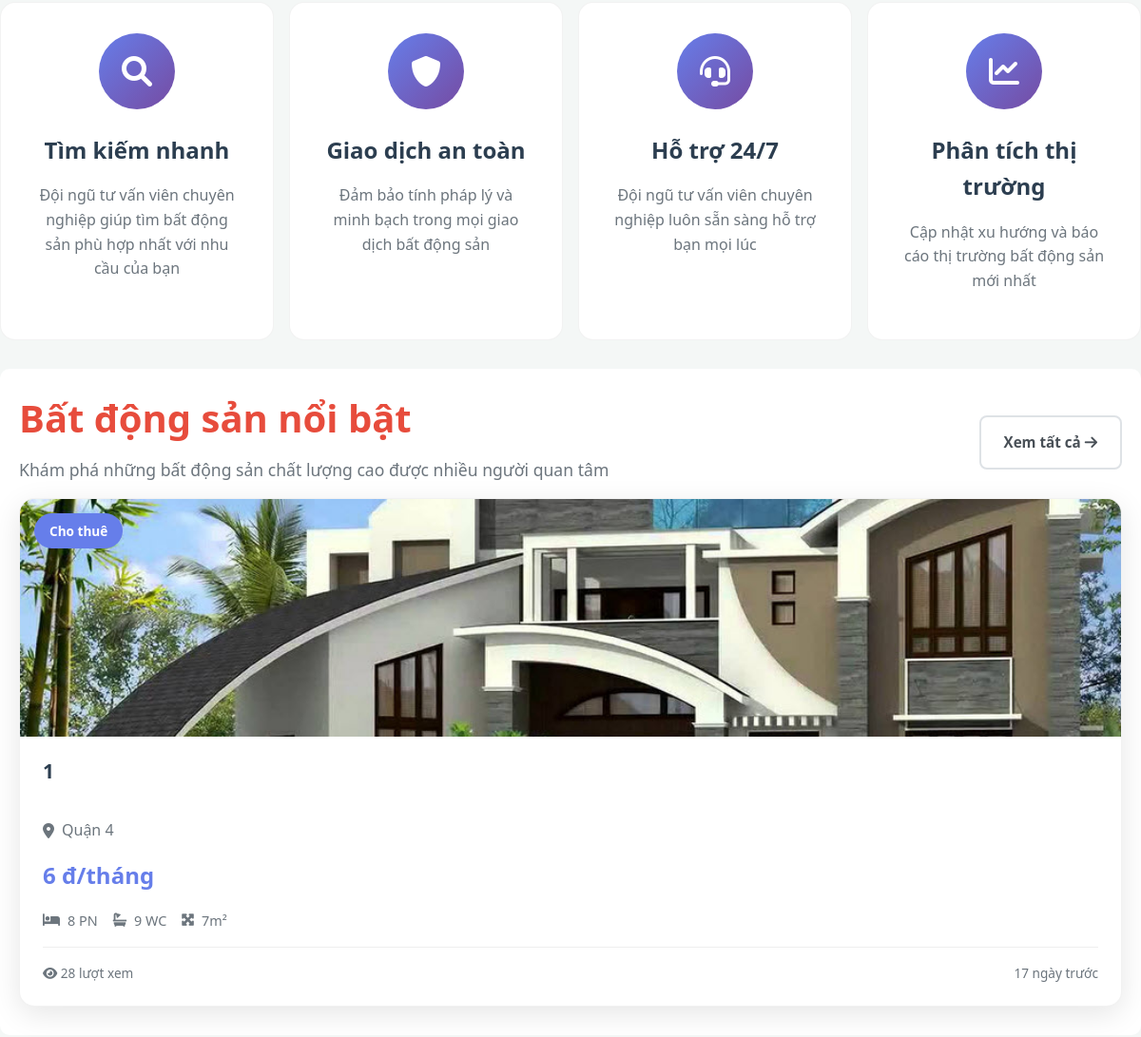
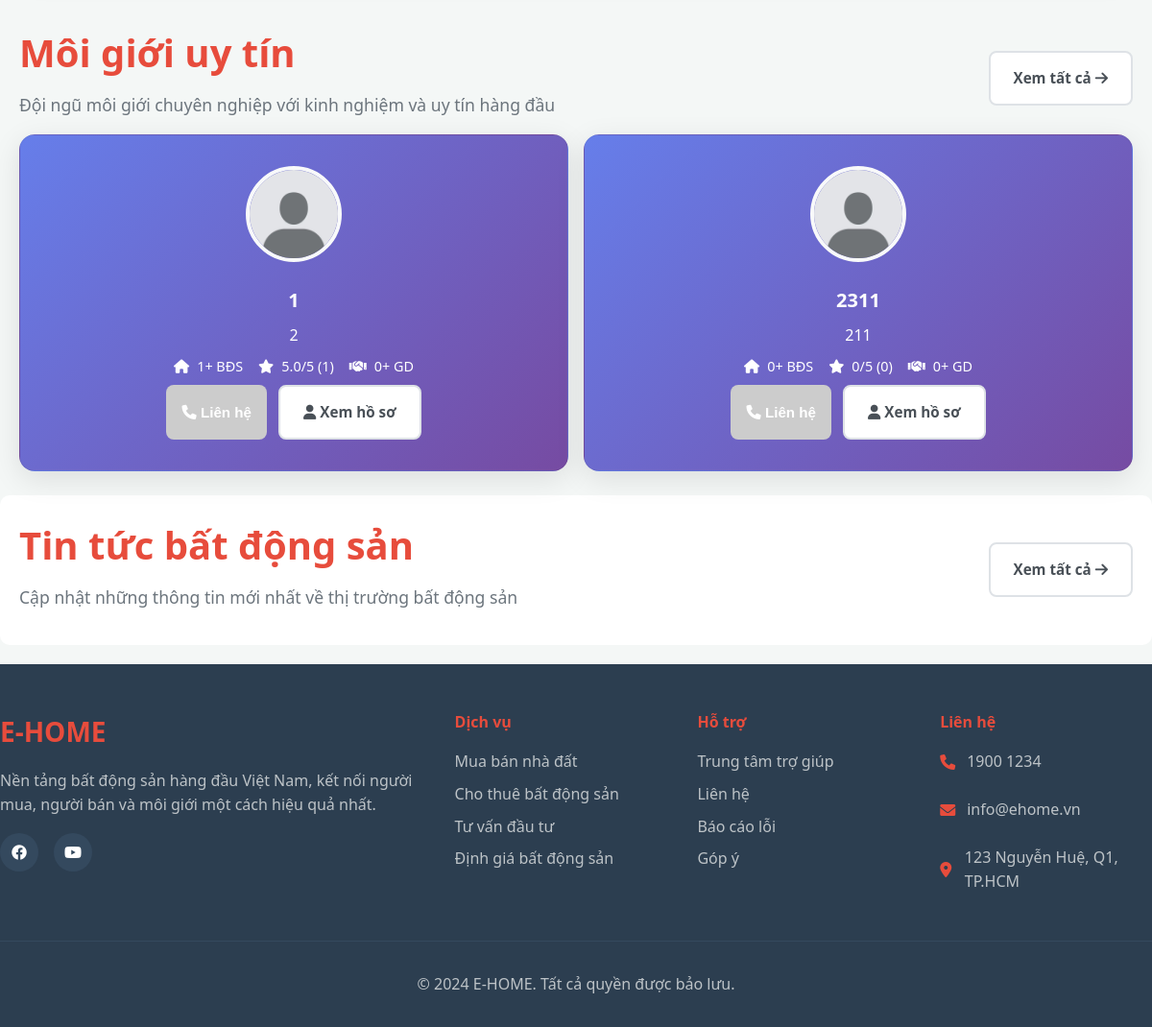
The page /user/ (lower part) on the database as committed earlier (2 pictures, top to bottom).
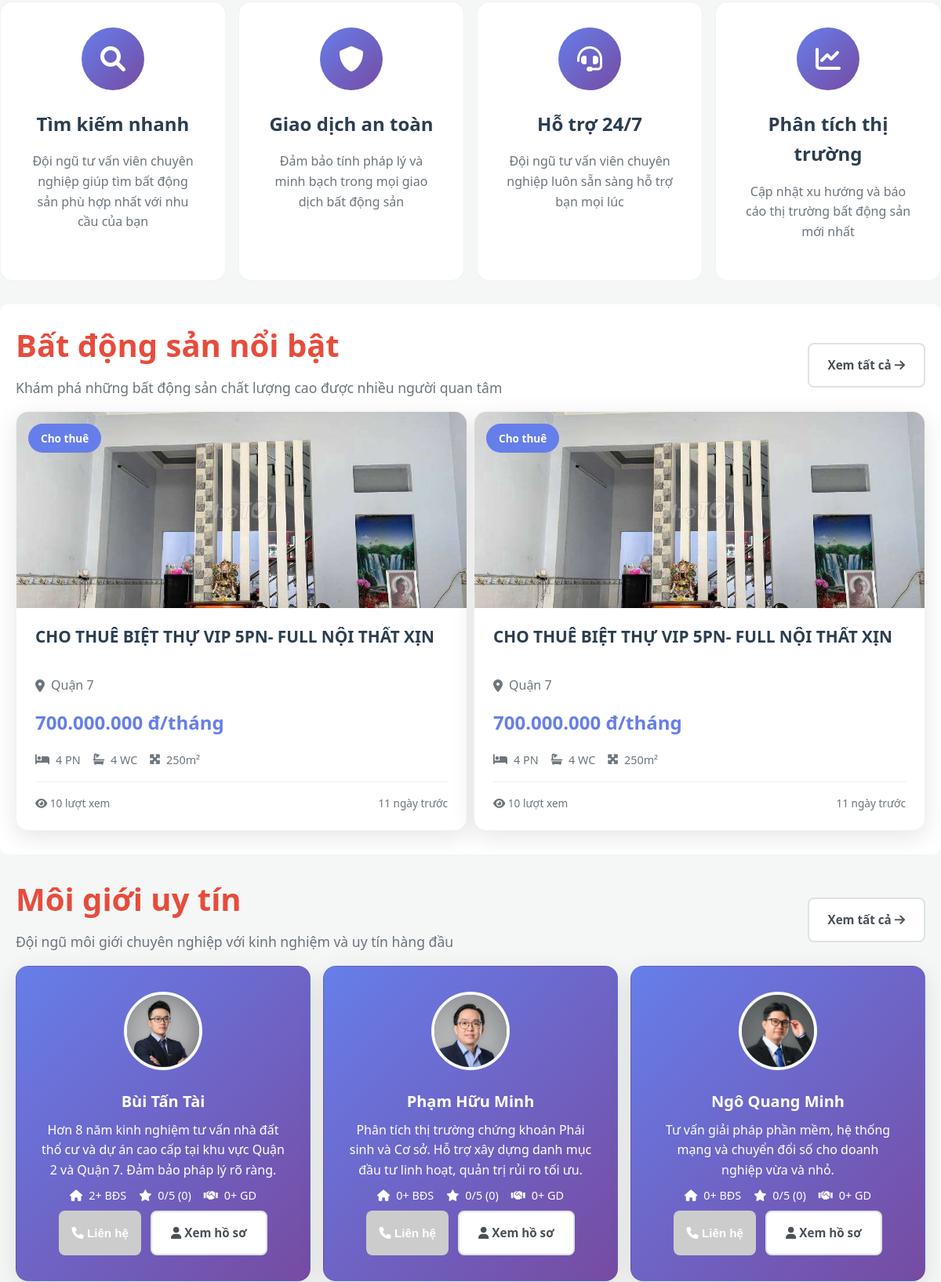
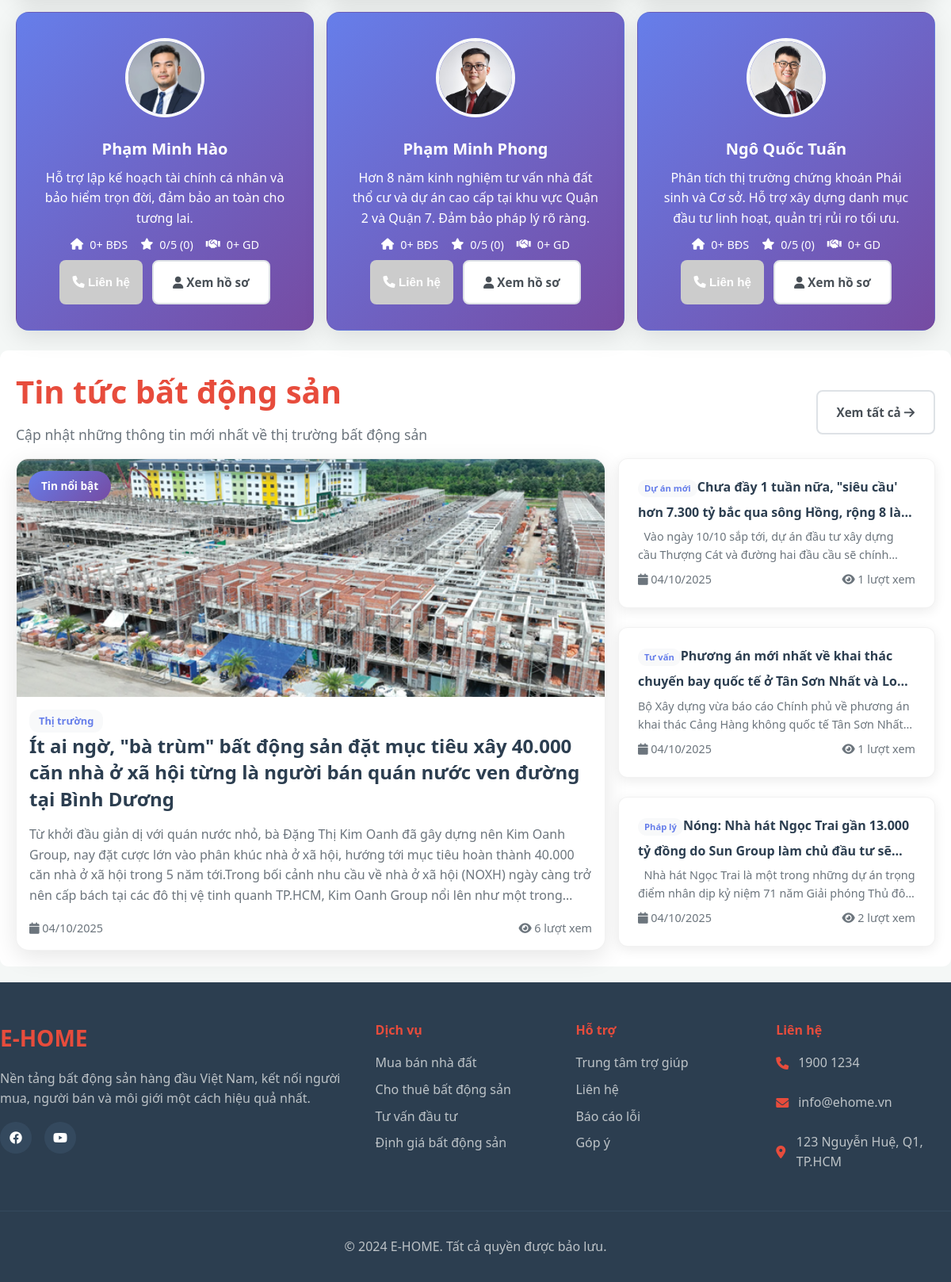
The same page on the database as committed later (2 pictures, top to bottom).
### tables this page shows
CREATE TABLE `rental_property` (
  `id` int(11) NOT NULL,
  `title` varchar(255) NOT NULL,
  `description` text DEFAULT NULL,
  `address` varchar(500) NOT NULL,
  `locationId` int(11) DEFAULT NULL,
  `typeId` int(11) NOT NULL,
  `brokerId` int(11) NOT NULL,
  `transactionType` enum('rent','sale') NOT NULL,
  `price` int(15) NOT NULL,
  `area` decimal(10,2) DEFAULT NULL,
  `bedrooms` int(11) DEFAULT 0,
  `bathrooms` int(11) DEFAULT 0,
  `floors` int(11) DEFAULT 1,
  `frontage` int(1) DEFAULT 0 COMMENT 'Mặt tiền (m)',
  `direction` varchar(50) DEFAULT NULL,
  `furniture` enum('none','basic','full') DEFAULT 'none',
  `parking` tinyint(1) DEFAULT 0,
  `status` enum('active','rented','sold') DEFAULT 'active',
  `views` int(11) DEFAULT 0,
  `createdAt` timestamp NOT NULL DEFAULT current_timestamp(),
  `updatedAt` timestamp NOT NULL DEFAULT current_timestamp() ON UPDATE current_timestamp()
);

CREATE TABLE `location` (
  `id` int(11) NOT NULL,
  `name` varchar(100) NOT NULL
);

CREATE TABLE `broker` (
  `id` int(11) NOT NULL,
  `accountId` int(11) NOT NULL,
  `shortIntro` text DEFAULT NULL,
  `location` int(11) DEFAULT NULL,
  `expertise` text DEFAULT NULL,
  `language` varchar(255) DEFAULT NULL,
  `workingHours` varchar(255) DEFAULT NULL,
  `createdAt` timestamp NOT NULL DEFAULT current_timestamp(),
  `updatedAt` timestamp NOT NULL DEFAULT current_timestamp() ON UPDATE current_timestamp()
);

CREATE TABLE `account` (
  `id` int(11) NOT NULL,
  `fullName` varchar(255) NOT NULL,
  `email` varchar(255) NOT NULL,
  `phoneNumber` varchar(20) DEFAULT NULL,
  `password` varchar(255) NOT NULL,
  `avatar` varchar(500) DEFAULT NULL,
  `address` varchar(255) DEFAULT NULL,
  `role` enum('1','2','3') NOT NULL COMMENT '1=User, 2=Broker, 3=Admin',
  `status` enum('active','inactive') DEFAULT 'active',
  `createdAt` timestamp NOT NULL DEFAULT current_timestamp(),
  `updatedAt` timestamp NOT NULL DEFAULT current_timestamp() ON UPDATE current_timestamp()
);

CREATE TABLE `property_images` (
  `id` int(11) NOT NULL,
  `propertyId` int(11) NOT NULL,
  `imagePath` varchar(500) NOT NULL,
  `isMain` tinyint(1) DEFAULT 0,
  `createdAt` timestamp NOT NULL DEFAULT current_timestamp()
);

CREATE TABLE `news` (
  `id` int(11) NOT NULL,
  `title` varchar(256) NOT NULL,
  `image` varchar(256) NOT NULL,
  `content` text NOT NULL,
  `createdAt` date NOT NULL DEFAULT current_timestamp(),
  `views` int(11) NOT NULL DEFAULT 0,
  `pin` tinyint(1) NOT NULL DEFAULT 0,
  `typeId` int(11) NOT NULL
);

CREATE TABLE `typenews` (
  `id` int(11) NOT NULL,
  `name` varchar(256) NOT NULL,
  `description` text DEFAULT NULL
);

### user/controllers/homeController/index.php (called while the page is built, shortened)
<?php
$sql_pinNews = "SELECT n.id, n.title, n.image, n.content, n.createdAt, n.views, t.name FROM `news` n, `typenews` t WHERE n.pin = 1 GROUP BY n.id";
$sql_listNews = "SELECT n.id, n.title, n.image, n.content, n.createdAt, n.views, t.name FROM `news` n, `typenews` t WHERE n.typeId = t.id AND n.pin = 0 ORDER BY `createdAt` ASC LIMIT 0, 3";
$pinNews = mysqli_query($conn, $sql_pinNews);
$listNews = mysqli_query($conn, $sql_listNews);
$listNewsHome = mysqli_fetch_all($listNews, MYSQLI_ASSOC);
$pinNewsHome = mysqli_fetch_all($pinNews, MYSQLI_ASSOC);
$sql_properties = "
    SELECT
  rp.*,
  l.name AS locationName,
  t.name AS typeName,
  a.fullName AS brokerName,
  a.avatar AS brokerAvatar,
  a.phoneNumber AS brokerPhone,
  p.imagePath AS mainImage
FROM
  rental_property rp
LEFT JOIN
  location l ON rp.locationId = l.id
LEFT JOIN
  type_rental_property t ON rp.typeId = t.id
LEFT JOIN
  broker b ON rp.brokerId = b.id
LEFT JOIN
  account a ON b.accountId = a.id
LEFT JOIN
  property_images p ON rp.id = p.propertyId AND p.isMain = 1
WHERE
  rp.status = 'active'
ORDER BY
  rp.views DESC,
  rp.createdAt DESC
LIMIT 6;
";
$propertiesResult = mysqli_query($conn, $sql_properties);
$featuredProperties = mysqli_fetch_all($propertiesResult, MYSQLI_ASSOC);
$sql_brokers = "
    SELECT b.*, a.fullName, a.avatar, a.phoneNumber, a.email,
           (SELECT COUNT(*) FROM rental_property WHERE brokerId = b.id AND status = 'active') as propertyCount,
           (SELECT COUNT(*) FROM rental_property WHERE brokerId = b.id AND status IN ('rented', 'sold')) as dealCount,
           (SELECT AVG(rating) FROM broker_ratings WHERE brokerId = b.id) as avgRating,
           (SELECT COUNT(*) FROM broker_ratings WHERE brokerId = b.id) as ratingCount
    FROM broker b
    LEFT JOIN account a ON b.accountId = a.id
    WHERE a.role = 2 AND a.status = 'active'
    ORDER BY avgRating DESC, dealCount DESC, propertyCount DESC
    LIMIT 6
";
$brokersResult = mysqli_query($conn, $sql_brokers);
$topBrokers = mysqli_fetch_all($brokersResult, MYSQLI_ASSOC);
include "./views/page/home.php";
return;

### user/index.php (called while the page is built, shortened)
<?php
    include "views/header.php";
    include "controllers/userController.php";
    include "views/footer.php"
?>

### user/views/page/home.php (the view, shortened to what the rows shown need)
<div class="home-container">
<section class="properties-section">
    <div class="container" style="padding: 0 20px;">
        <div class="section-header">
            <div class="section-title">
                <h2>Bất động sản nổi bật</h2>
            </div>
        </div>
        <div class="properties-carousel">
            <?php if (!empty($featuredProperties)) {
                foreach ($featuredProperties as $property) {
                    $firstImage = !empty($property['mainImage']) ? '../uploads/property/' . $property['mainImage'] : '../uploads/system/default_property.jpg';
                    $price = number_format($property['price'], 0, ',', '.') . ' ';
                    if ($property['transactionType'] == 'rent') {
                        $price .= ($property['transactionType'] == 'rent') ? 'đ/tháng' : 'đ';
                    } else {
                        $price .= 'đ';
                    }
            ?>
            <div class="property-card">
                <div class="property-image">
                    <img src="<?= $firstImage ?>" alt="<?= htmlspecialchars($property['title']) ?>" onerror="this.src='../logo.jpg'">
                    <div class="property-badge <?= $property['transactionType'] ?>">
                        <?= $property['transactionType'] == 'rent' ? 'Cho thuê' : 'Bán' ?>
                    </div>
                </div>
                <div class="property-content">
                    <h3 class="property-title" onclick="window.location.href='?act=property&id=<?= $property['id'] ?>'"><?= htmlspecialchars($property['title']) ?></h3>
                    <p class="property-location">
                        <i class="fas fa-map-marker-alt"></i>
                        <?= htmlspecialchars($property['locationName'] ?? $property['address']) ?>
                    </p>
                    <div class="property-price"><?= $price ?></div>
                    <div class="property-features">
                        <?php if ($property['bedrooms'] > 0) { ?>
                        <span><i class="fas fa-bed"></i> <?= $property['bedrooms'] ?> PN</span>
                        <?php } ?>
                        <?php if ($property['bathrooms'] > 0) { ?>
                        <span><i class="fas fa-bath"></i> <?= $property['bathrooms'] ?> WC</span>
                        <?php } ?>
                        <?php if ($property['area'] > 0) { ?>
                        <span><i class="fas fa-expand-arrows-alt"></i> <?= number_format($property['area'], 0) ?>m²</span>
                        <?php } ?>
                    </div>
                    <div class="property-meta">
                        <div class="property-views">
                            <i class="fas fa-eye"></i> <?= number_format($property['views']) ?> lượt xem
                        </div>
                        <div class="property-date">
                            <?php
                            $createdDate = new DateTime($property['createdAt']);
                            $now = new DateTime();
                            $interval = $now->diff($createdDate);
                            if ($interval->days == 0) {
                                echo "Hôm nay";
                            } elseif ($interval->days == 1) {
                                echo "1 ngày trước";
                            } else {
                                echo $interval->days . " ngày trước";
                            }
                            ?>
                        </div>
                    </div>
                </div>
            </div>
            <?php
                }
            } else {
            ?>
            <div class="no-properties">
                <p>Chưa có bất động sản nào được đăng</p>
            </div>
            <?php } ?>
        </div>
    </div>
</section>
<section class="brokers-section">
    <div class="container" style="padding: 0 20px;">
        <div class="section-header">
            <div class="section-title">
                <h2>Môi giới uy tín</h2>
            </div>
        </div>
        <div class="brokers-grid">
            <?php if (!empty($topBrokers)) {
                foreach ($topBrokers as $broker) {
                    $avatar = $broker['avatar'] ? '../uploads/user/' . $broker['avatar'] : '../uploads/system/default_user.jpg';
                    $rating = $broker['avgRating'] ? number_format($broker['avgRating'], 1) : '0';
                    $ratingCount = $broker['ratingCount'] ? $broker['ratingCount'] : 0;
            ?>
            <div class="broker-card">
                <div class="broker-avatar">
                    <img src="<?= $avatar ?>" alt="<?= htmlspecialchars($broker['fullName']) ?>" onerror="this.src='../uploads/system/default_user.jpg'">
                </div>
                <div class="broker-info">
                    <h3 class="broker-name" onclick="window.location.href='?act=broker&id=<?= $broker['id'] ?>'"><?= htmlspecialchars($broker['fullName']) ?></h3>
                    <p class="broker-title"><?= htmlspecialchars($broker['shortIntro'] ?? 'Chuyên viên tư vấn BĐS') ?></p>
                    <div class="broker-stats">
                        <div class="stat-item">
                            <i class="fas fa-home"></i>
                            <span><?= number_format($broker['propertyCount'])?>+ BĐS</span>
                        </div>
                        <div class="stat-item">
                            <i class="fas fa-star"></i>
                            <span><?= $rating ?>/5 (<?= $ratingCount ?>)</span>
                        </div>
                        <div class="stat-item">
                            <i class="fas fa-handshake"></i>
                            <span><?= number_format($broker['dealCount']) ?>+ GD</span>
                        </div>
                    </div>
                    <div class="broker-actions">
                        <?php if(isset($_SESSION['user']['id']) && $_SESSION['user']['id'] != '') { ?>
                        <a href="tel:<?= htmlspecialchars($broker['phoneNumber']) ?>" class="btn btn-primary btn-sm">
                            <i class="fas fa-phone"></i>
                            Liên hệ
                        </a>
                        <?php }else{ ?>
                        <button disabled  class="btn btn-sm btn-primary" title="Vui lòng đăng nhập để liên hệ" style="padding: 0.475rem 1rem; background-color: #ccc;" title="Đăng nhập để gọi điện">
                                                                <i class="fas fa-phone"></i> Liên hệ
                                                            </button>
                        <?php } ?>
                        <a href="?act=broker&id=<?= $broker['id'] ?>" class="btn btn-outline btn-sm">
                            <i class="fas fa-user"></i>
                            Xem hồ sơ
                        </a>
                    </div>
                </div>
            </div>
            <?php
                }
            } else {
            ?>
            <div class="no-brokers">
                <p>Chưa có thông tin môi giới</p>
            </div>
            <?php } ?>
        </div>
    </div>
</section>
<section class="news-section">
    <div class="container" style="padding: 0 20px;">
        <div class="section-header">
            <div class="section-title">
                <h2>Tin tức bất động sản</h2>
            </div>
        </div>
        <div class="news-grid">
            <?php if (!empty($pinNewsHome)): ?>
            <article class="news-card featured" style="cursor: pointer;" onclick="window.location.href='?act=news&id=<?= $pinNewsHome[0]['id'] ?>'">
                <div class="news-image">
                    <img src="../uploads/news/<?= $pinNewsHome[0]['image'] ?>" alt="<?= ($pinNewsHome[0]['title']) ?>">
                    <div class="news-badge">Tin nổi bật</div>
                </div>
                <div class="news-content">
                    <div class="news-category"><?= ($pinNewsHome[0]['name']) ?></div>
                    <h3 class="news-title"><?= ($pinNewsHome[0]['title']) ?></h3>
                    <p class="news-excerpt"><?= strip_tags($pinNewsHome[0]['content']) ?></p>
                    <div class="news-meta">
                        <span class="news-date">
                            <i class="fas fa-calendar"></i>
                            <?= date('d/m/Y', strtotime($pinNewsHome[0]['createdAt'])) ?>
                        </span>
                        <span class="news-views">
                            <i class="fas fa-eye"></i>
                            <?= number_format($pinNewsHome[0]['views']) ?> lượt xem
                        </span>
                    </div>
                </div>
            </article>
            <?php endif; ?>
            <div class="news-list">
                <?php foreach ($listNewsHome as $news): ?>
                <article class="news-item" style="cursor: pointer;" onclick="window.location.href='?act=news&id=<?= $news['id'] ?>'">
                    <div class="news-info">
                        <h4 class="news-title"><div class="news-category small"><?= $news['name'] ?></div><?= $news['title'] ?></h4>
                        <p class="news-excerpt"><?= strip_tags($news['content']) ?></p>
                        <div class="news-meta">
                            <span class="news-date">
                                <i class="fas fa-calendar"></i>
                                <?= date('d/m/Y', strtotime($news['createdAt'])) ?>
                            </span>
                             <span class="news-views">
                            <i class="fas fa-eye"></i>
                            <?= number_format($news['views']) ?> lượt xem
                        </span>
                        </div>
                    </div>
                </article>
                <?php endforeach; ?>
            </div>
        </div>
    </div>
</section>

Rows that differ between the two databases and show on the page:
removed rental_property: shows "Cho thuê", title "1", locationId.name "Quận 4", price "6 đ/tháng", bedrooms "8", bathrooms "9", area "7", views "28", createdAt "17"
removed broker: accountId.fullName "1", shortIntro "2", propertyCount "1", rating "5.0", ratingCount "1", dealCount "0"
removed broker: accountId.fullName "2311", shortIntro "211", propertyCount "0", rating "0", ratingCount "0", dealCount "0"
added rental_property: property_images.imagePath (picture), shows "Cho thuê", title "CHO THUÊ BIỆT THỰ VIP 5PN- FULL NỘI THẤT XỊN", locationId.name "Quận 7", price "700.000.000 đ/tháng", bedrooms "4", bathrooms "4", area "250", views "10", createdAt "11"
added broker: accountId.avatar (picture), accountId.fullName "Bùi Tấn Tài", shortIntro "Hơn 8 năm kinh nghiệm tư vấn nhà đất thổ cư và dự án cao cấp tại khu vực Quận 2 và Quận 7. Đảm bảo pháp lý rõ ràng.", propertyCount "2", rating "0", ratingCount "0", dealCount "0"
added broker: accountId.avatar (picture), accountId.fullName "Phạm Hữu Minh", shortIntro "Phân tích thị trường chứng khoán Phái sinh và Cơ sở. Hỗ trợ xây dựng danh mục đầu tư linh hoạt, quản trị rủi ro tối ưu.", propertyCount "0", rating "0", ratingCount "0", dealCount "0"
added broker: accountId.avatar (picture), accountId.fullName "Ngô Quang Minh", shortIntro "Tư vấn giải pháp phần mềm, hệ thống mạng và chuyển đổi số cho doanh nghiệp vừa và nhỏ.", propertyCount "0", rating "0", ratingCount "0", dealCount "0"
added broker: accountId.avatar (picture), accountId.fullName "Phạm Minh Hào", shortIntro "Hỗ trợ lập kế hoạch tài chính cá nhân và bảo hiểm trọn đời, đảm bảo an toàn cho tương lai.", propertyCount "0", rating "0", ratingCount "0", dealCount "0"
added broker: accountId.avatar (picture), accountId.fullName "Phạm Minh Phong", shortIntro "Hơn 8 năm kinh nghiệm tư vấn nhà đất thổ cư và dự án cao cấp tại khu vực Quận 2 và Quận 7. Đảm bảo pháp lý rõ ràng.", propertyCount "0", rating "0", ratingCount "0", dealCount "0"
added broker: accountId.avatar (picture), accountId.fullName "Ngô Quốc Tuấn", shortIntro "Phân tích thị trường chứng khoán Phái sinh và Cơ sở. Hỗ trợ xây dựng danh mục đầu tư linh hoạt, quản trị rủi ro tối ưu.", propertyCount "0", rating "0", ratingCount "0", dealCount "0"
added news: image (picture), typeId.name "Thị trường", title "Ít ai ngờ, \"bà trùm\" bất động sản đặt mục tiêu xây 40.000 căn nhà ở xã hội từng là người bán quán nước ven đường tại Bình Dương", content "Từ khởi đầu giản dị với quán nước nhỏ, bà Đặng Thị Kim Oanh đã gây dựng nên Kim Oanh Group, nay đặt cược lớn vào phân khúc nhà ở xã hội, hướng tới mục tiêu hoàn thành 40.000 căn nhà ở xã hội trong 5 năm tới.Trong bối cảnh nhu cầu về nhà ở xã hội (NOXH) ngày càng trở nên cấp bách tại các đô thị vệ tinh quanh TP.HCM, Kim Oanh Group nổi lên như một…", createdAt "04/10/2025", views "6"
added news: typeId.name "Dự án mới", title "Chưa đầy 1 tuần nữa, \"siêu cầu' hơn 7.300 tỷ bắc qua sông Hồng, rộng 8…", content "Vào ngày 10/10 sắp tới, dự án đầu tư xây dựng cầu Thượng Cát và đường hai đầu cầu sẽ…", createdAt "04/10/2025", views "1"
added news: typeId.name "Tư vấn", title "Phương án mới nhất về khai thác chuyến bay quốc tế ở Tân Sơn Nhất và…", content "Bộ Xây dựng vừa báo cáo Chính phủ về phương án khai thác Cảng Hàng không quốc tế Tân Sơn…", createdAt "04/10/2025", views "1"
added news: typeId.name "Pháp lý", title "Nóng: Nhà hát Ngọc Trai gần 13.000 tỷ đồng do Sun Group làm chủ đầu tư…", content "Nhà hát Ngọc Trai là một trong những dự án trọng điểm nhân dịp kỷ niệm 71 năm Giải phóng Thủ…", createdAt "04/10/2025", views "2"
Other text that changed with them:
text now shown: "Tin nổi bật lượt xem"
